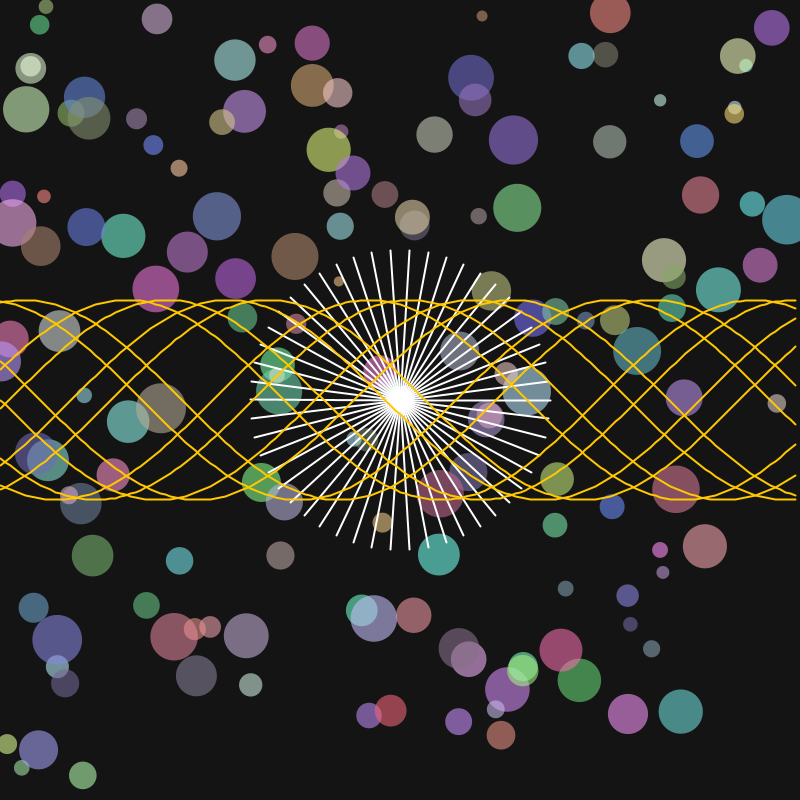
Frame 1 (no input)
Frame 2 (the mouse pressed at the canvas centre, redrawn once): identical to frame 1, image omitted

The Processing sketch that drew this single still picture (run headless with seeded random() and noise(); the mouse was pressed at the canvas centre and the sketch redrawn once):

// Processing sketch: Cam_Mccullagh
// ── Cam_Mccullagh.pde
class ChaosShape {
  float x, y, size;
  color fillColor;

  ChaosShape(float x, float y, float size, color fillColor) {
    this.x = x;
    this.y = y;
    this.size = size;
    this.fillColor = fillColor;
  }

  void display() {
    fill(fillColor, 150);
    noStroke();
    ellipse(x, y, size, size);
  }
}

class RadialLine {
  float angle, length;

  RadialLine(float angle, float length) {
    this.angle = angle;
    this.length = length;
  }

  void display(float centerX, float centerY) {
    float x = cos(angle) * length;
    float y = sin(angle) * length;
    stroke(255);
    strokeWeight(2);
    line(centerX, centerY, centerX + x, centerY + y);
  }
}

class FlowingWave {
  float offset;

  FlowingWave(float offset) {
    this.offset = offset;
  }

  void display() {
    noFill();
    stroke(255, 200, 0);
    strokeWeight(2);
    beginShape();
    for (float x = 0; x < width; x += 5) {
      float y = height / 2 + sin(x * 0.01 + offset) * 100;
      vertex(x, y);
    }
    endShape();
  }
}

ArrayList<ChaosShape> chaosShapes;
ArrayList<RadialLine> radialLines;
ArrayList<FlowingWave> flowingWaves;

void setup() {
  size(800, 800);
  noLoop();

  // Initialize chaotic shapes
  chaosShapes = new ArrayList<>();
  for (int i = 0; i < 150; i++) {
    float x = random(width);
    float y = random(height);
    float size = random(10, 50);
    color fillColor = color(random(100, 255), random(100, 255), random(100, 255));
    chaosShapes.add(new ChaosShape(x, y, size, fillColor));
  }

  // Initialize radial lines
  radialLines = new ArrayList<>();
  for (int i = 0; i < 50; i++) {
    float angle = TWO_PI / 50 * i;
    float length = 150;
    radialLines.add(new RadialLine(angle, length));
  }

  // Initialize flowing waves
  flowingWaves = new ArrayList<>();
  for (int i = 0; i < 10; i++) {
    flowingWaves.add(new FlowingWave(i * 15));
  }
}

void draw() {
  background(20);

  // Display chaotic shapes
  for (ChaosShape shape : chaosShapes) {
    shape.display();
  }

  // Display frozen moment (radial lines)
  pushMatrix();
  translate(width / 2, height / 2);
  for (RadialLine line : radialLines) {
    line.display(0, 0);
  }
  popMatrix();

  // Display flowing lines
  for (FlowingWave wave : flowingWaves) {
    wave.display();
  }
}
